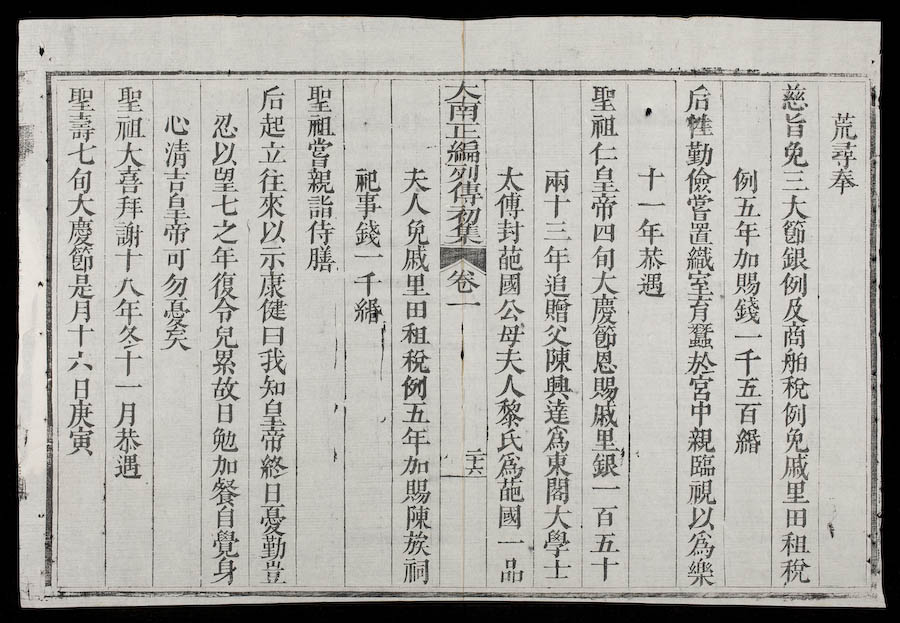
#> input picture wb_localization_dataset/images/val/nlvnpf-0137-01-045.jpg, 900 x 623 px
$ python -i DataPreprocessor.py   (imports and definitions only)
#> lines starting #> are read from the running program, lines starting #| are printed output that depends on the picture
import cv2
class DataPreprocessor:
    def __init__(self):
        pass

    @staticmethod
    def edge_filtering(image):
        """
        :param image: 3 channel RGB image
        :return: 3 channel RGB image
        """
        gray = cv2.cvtColor(image, cv2.COLOR_RGB2GRAY)
        #thresholded = cv2.threshold(gray, 135, 255, cv2.THRESH_BINARY_INV)[1]
        edges = cv2.Canny(gray, 50, 150, apertureSize=3)
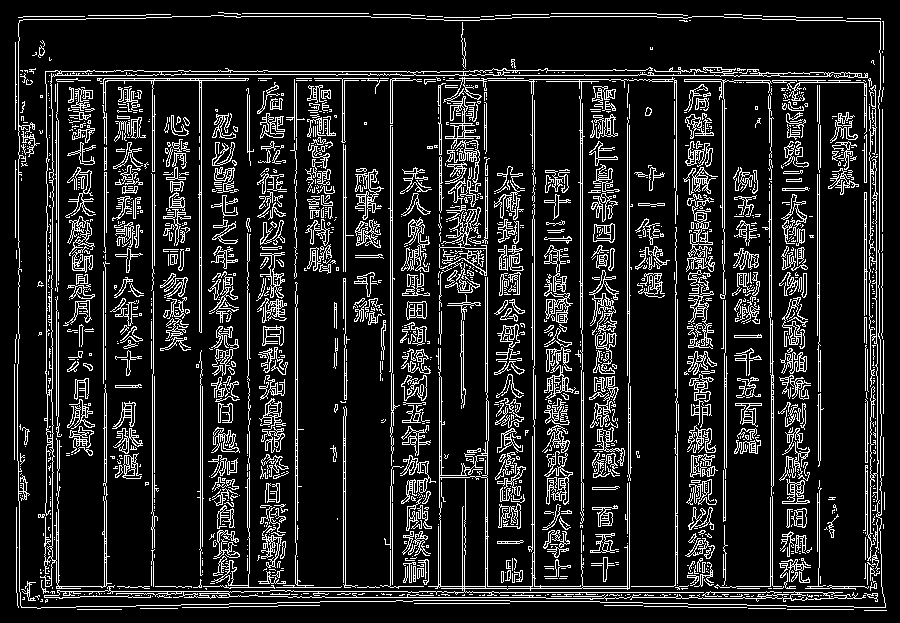
#> edges: shape (623, 900); 14.1% white in thin lines or dots
        RGB_edges = cv2.cvtColor(edges, cv2.COLOR_GRAY2RGB)
#> RGB_edges: shape (623, 900, 3); 14.1% white in thin lines or dots

        return RGB_edges

    @staticmethod
    def data_augmentation(data):
        """
        :param data: (image, label).
        :return: list of augmented data with same format
        """

        # Flip (mirror) image and corresponding bounding box
        img, label = data
        flipped_img = cv2.flip(img, 1)
        boxes = label[1]
        augmented_data = [data]
        for i in range(0, len(boxes)):
            boxes[i][0] = len(img[0]) - boxes[i][0]
            boxes[i][2] = len(img[0]) - boxes[i][2]

        flipped_label = (label[0], boxes)
        augmented_data.append((flipped_img, flipped_label))

        return augmented_data

    # @staticmethod
    # def preprocess(image):
    #     """
    #     :param image: 3 channel RGB image
    #     :return: 3 channel RGB image
    #     """
    #     gray = cv2.cvtColor(image, cv2.COLOR_RGB2GRAY)
    #     thresholded = cv2.threshold(gray, 135, 255, cv2.THRESH_BINARY_INV)[1]
    #     edges = cv2.Canny(thresholded, 50, 150, apertureSize=3)
    #     RGB_edges = cv2.cvtColor(edges, cv2.COLOR_GRAY2RGB)
    #
    #     return RGB_edges

>>> import cv2
>>> picture = cv2.cvtColor(cv2.imread('../wb_localization_dataset/images/val/nlvnpf-0137-01-045.jpg'), cv2.COLOR_BGR2RGB)
>>> result = DataPreprocessor().edge_filtering(picture)
